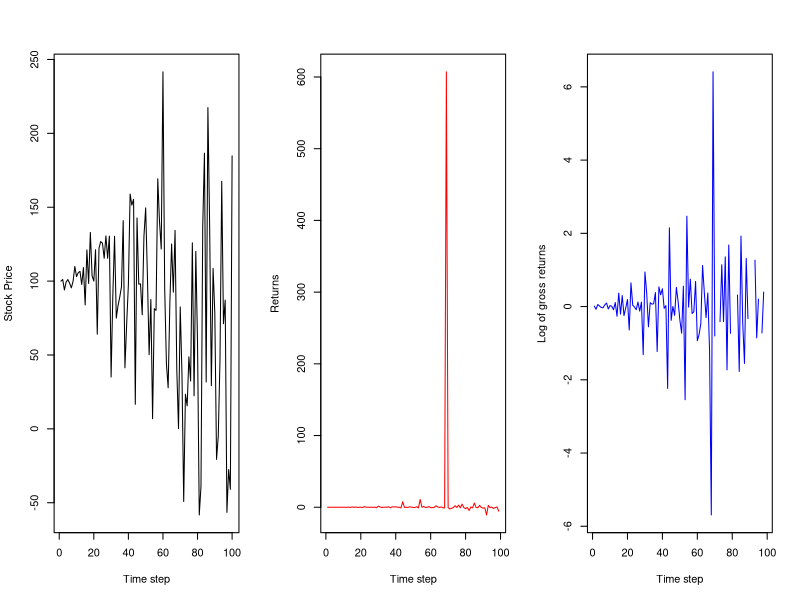

Source code (R):
# Some plottings : prices, returns and log of gross returns
# 17-03-2015
# Killian Martin--Horgassan

# Clear the environment
rm(list=ls())

# Close all already open graphic windows 
graphics.off()

N <- 100
Xt <- rep(0,N)
Rt <- rep(0,N-1)
r_t <- rep(0,N-1)

# A brownian motion, used to model the evolution of the price 
# of a stock
for (i in 1:N) {
	Xt[i] <- rnorm(1, mean = N, sd = i)
}

# The returns and log of gross returns
for (i in 1:N-1) {
	Rt[i] <- log(Xt[i+1]/Xt[i])
	r_t[i] <- (Xt[i+1]-Xt[i])/Xt[i]
}

quartz()
par(mfrow = c(1,3))
plot(Xt, xlab = 'Time step', ylab = 'Stock Price',type = 'l', col = 'black')
plot(r_t, xlab = 'Time step', ylab = 'Returns', type = 'l', col = 'red')
plot(Rt, xlab = 'Time step', ylab = 'Log of gross returns', type = 'l', col = 'blue')
